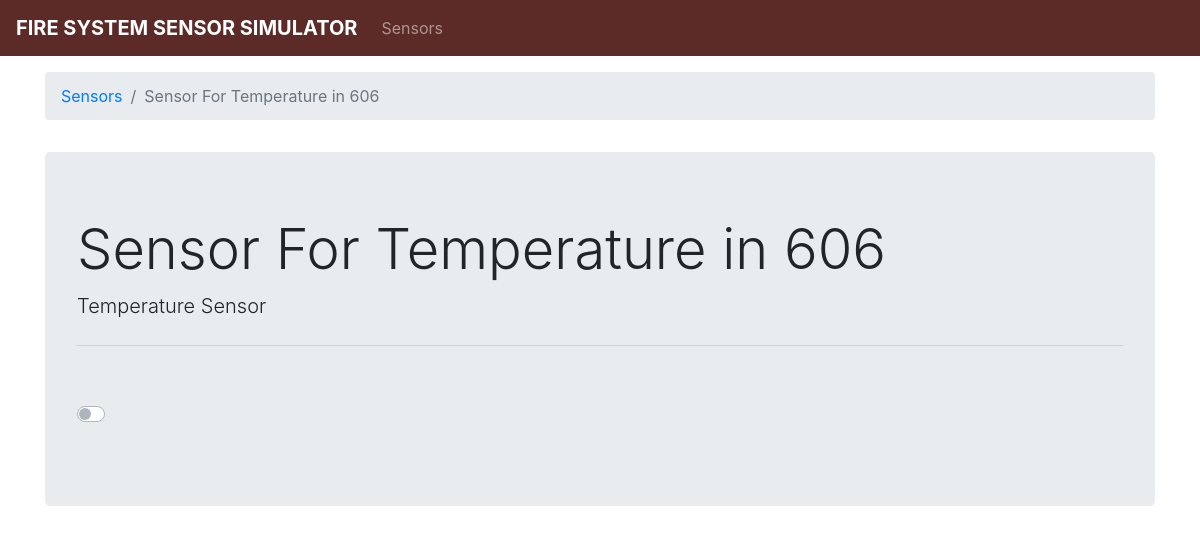
/fire_sensors/sensordetails.php?id=2, run on the app's committed database.
### tables this page shows
CREATE TABLE `sensors` (
  `id` int(11) NOT NULL,
  `name` varchar(255) NOT NULL,
  `sensor_type` int(11) NOT NULL,
  `active` int(11) NOT NULL
);

CREATE TABLE `sensor_types` (
  `id` int(11) NOT NULL,
  `name` varchar(255) NOT NULL
);

### fire_sensors/db.php (called while the page is built, shortened)
<?php
	try{
		$connection = new PDO("mysql:host=localhost;dbname=fire_sensors", "root", "");
	}catch(PDOException $e){
		echo $e->getMessage();
	}
	function getSensor($id){
		global $connection;
		$query = $connection->prepare("
			SELECT s.id, s.name, s.active, s.sensor_type, st.name AS sensor_type_name
			FROM sensors s
			INNER JOIN sensor_types st ON st.id = s.sensor_type
			WHERE s.id = :id
		");
		$query->execute(array("id"=>$id));
		$result = $query->fetch();
		return $result;
	}
?>

### fire_sensors/sensordetails.php (the view, shortened to what this page needs)
<?php
	require_once 'db.php';
	$id = 0;
	if(isset($_GET['id'])&&is_numeric($_GET['id'])){
		$id = $_GET['id'];
	}
	$sensor = getSensor($id);
	if($sensor!=null && $sensor['id']!=null){
?>
<!DOCTYPE html>
<html>
	<head>
		<?php
			require_once 'head.php';
		?>
	</head>
	<body>
		<?php
			require_once 'navbar.php';
		?>
		<div class="container">
			<div class="row mt-3">
				<div class="col-12">
					<nav aria-label="breadcrumb">
					  <ol class="breadcrumb">
					    <li class="breadcrumb-item"><a href="index.php">Sensors</a></li>
					    <li class="breadcrumb-item active" aria-current="page">
							<?php
								echo $sensor['name'];
							?>
						</li>
					  </ol>
					</nav>
				</div>
			</div>
			<div class="row mt-3">
				<div class="col-12">
					<div class="jumbotron">
					  <h1 class="display-4">
					  	<?php
					  		echo $sensor['name'];
					  	?>
					  </h1>
					  <p class="lead">
					  	<?php
					  		echo $sensor['sensor_type_name'];
					  	?>
					  </p>
					  <hr class="my-4">
					  <p>
						<div class="custom-control custom-switch mt-2">
						</div>
					  </p>
					</div>
				</div>
			</div>
		</div>
	</body>
</html>
<?php
	}else{
		header("Location:index.php");
	}
?>

### data on the page
sensors: name "Sensor For Temperature in 606", sensor_types.name "Temperature Sensor"

### other printed values
SITE_NAME "FIRE SYSTEM SENSOR SIMULATOR"
